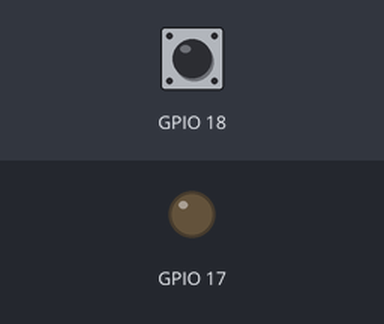
This program was run on a simulated Raspberry Pi (BCM pin numbers). Shown: output pins drawn as LEDs (lit = HIGH). Inputs (shaded band) come from the test bench; at power-on: GPIO 18 HIGH.

Above: at 2.2 s.
2.3 s: GPIO 18 pulled LOW for 0.15 s
At 2.6 s:
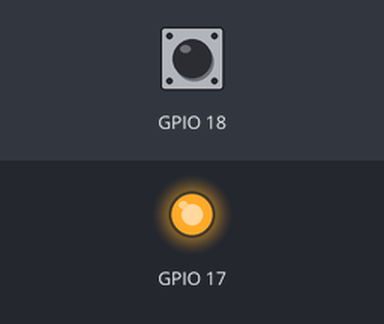
3.9 s: GPIO 18 pulled LOW for 1 s
At 5.0 s:
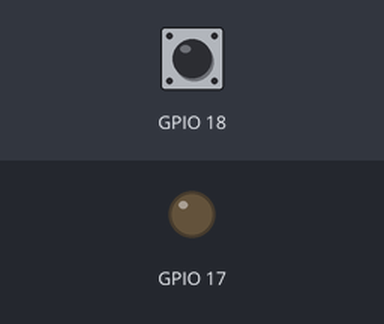
6.4 s: GPIO 18 pulled LOW for 3.2 s
At 6.9 s:
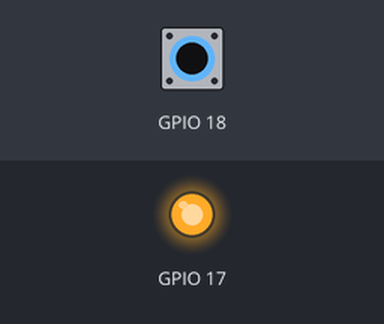
Timing chart, 0 to 9.4 s (numbered marks = the images above; inputs shaded):
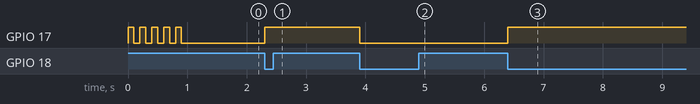

The program:

led_button_test.py
```python
# This is a simple led and button GPIO test
# It blinks the led 5 times and then toggles led at button push.
# led output pin is 17 and button input pin is 18

import RPi.GPIO as GPIO
import time

GPIO.setmode(GPIO.BCM)
GPIO.setwarnings(False)

GPIO.setup(17, GPIO.OUT, initial=GPIO.LOW)
GPIO.setup(18, GPIO.IN, pull_up_down=GPIO.PUD_UP)

for i in range(5):
	GPIO.output(17, GPIO.HIGH)
	time.sleep(.1)
	GPIO.output(17, GPIO.LOW)
	time.sleep(.1)

led_on = False
def switch(ev=None):
	global led_on
	led_on = not led_on
	GPIO.output(17, GPIO.HIGH if led_on else GPIO.LOW)

GPIO.add_event_detect(18, GPIO.FALLING, callback=switch, bouncetime=300)

while True:
	time.sleep(1)
```

Measured:
- after the input at 2.3 s, GPIO 17: LOW → HIGH at once
- after the input at 3.9 s, GPIO 17: HIGH → LOW at once
- after the input at 6.4 s, GPIO 17: LOW → HIGH at once
